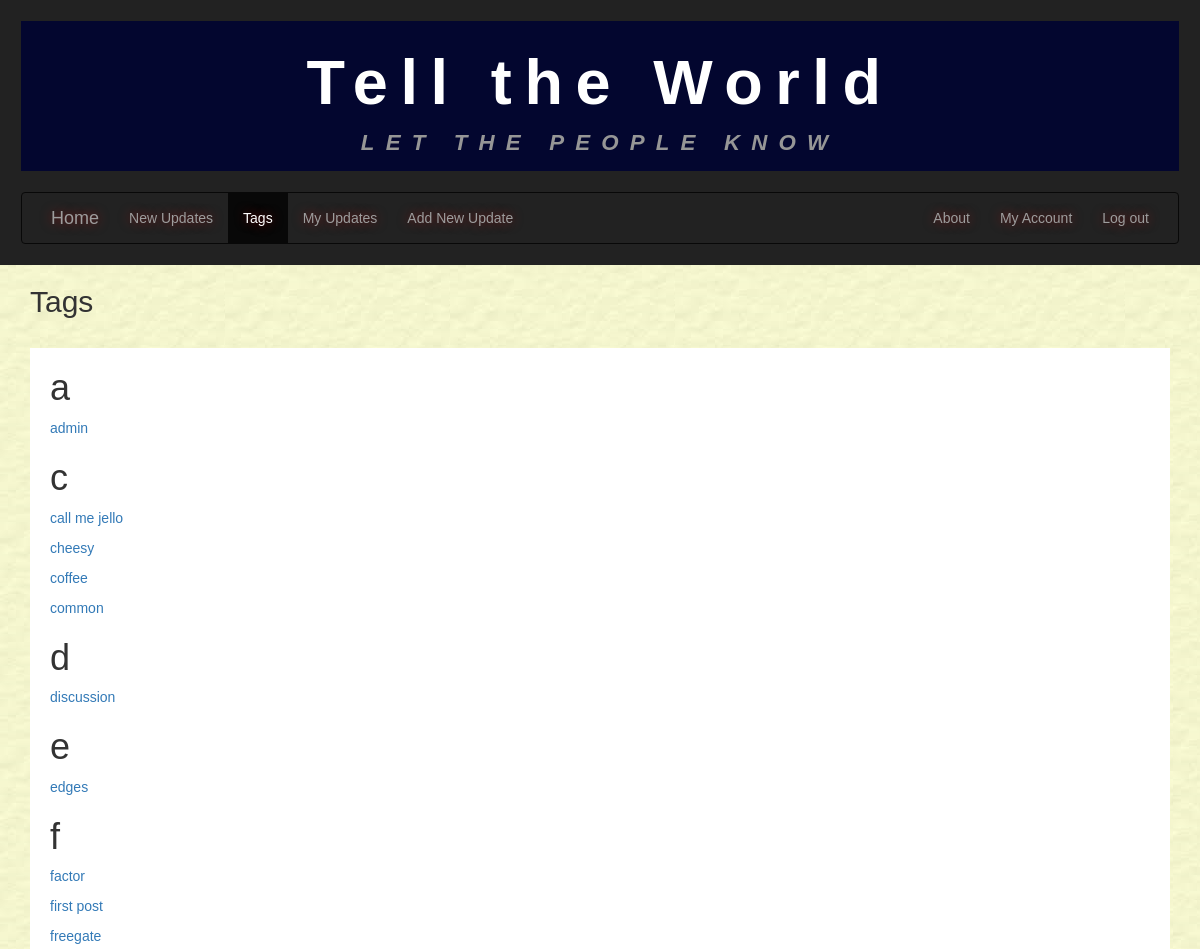
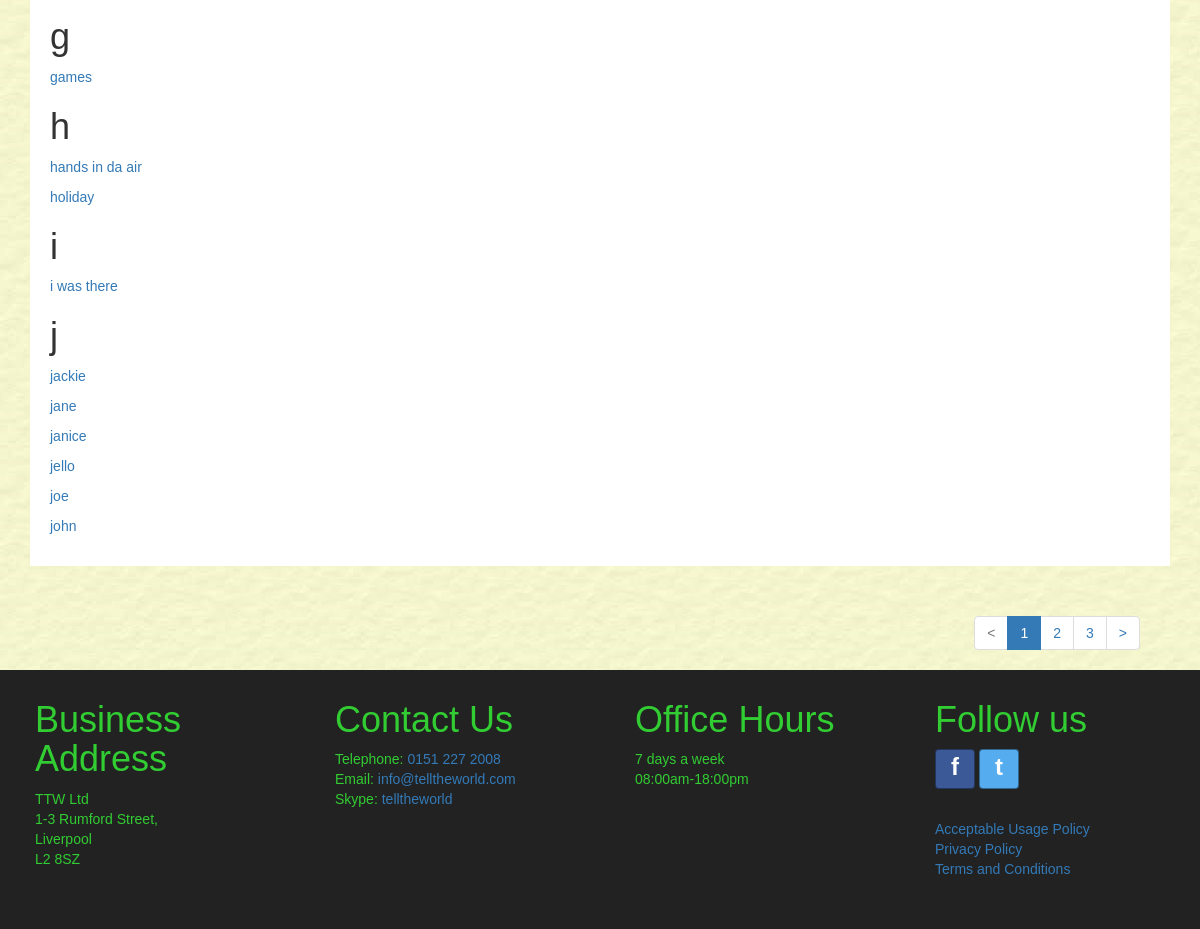
/tags/ (signed in), run on an earlier commit of the app's database (2 pictures, top to bottom).
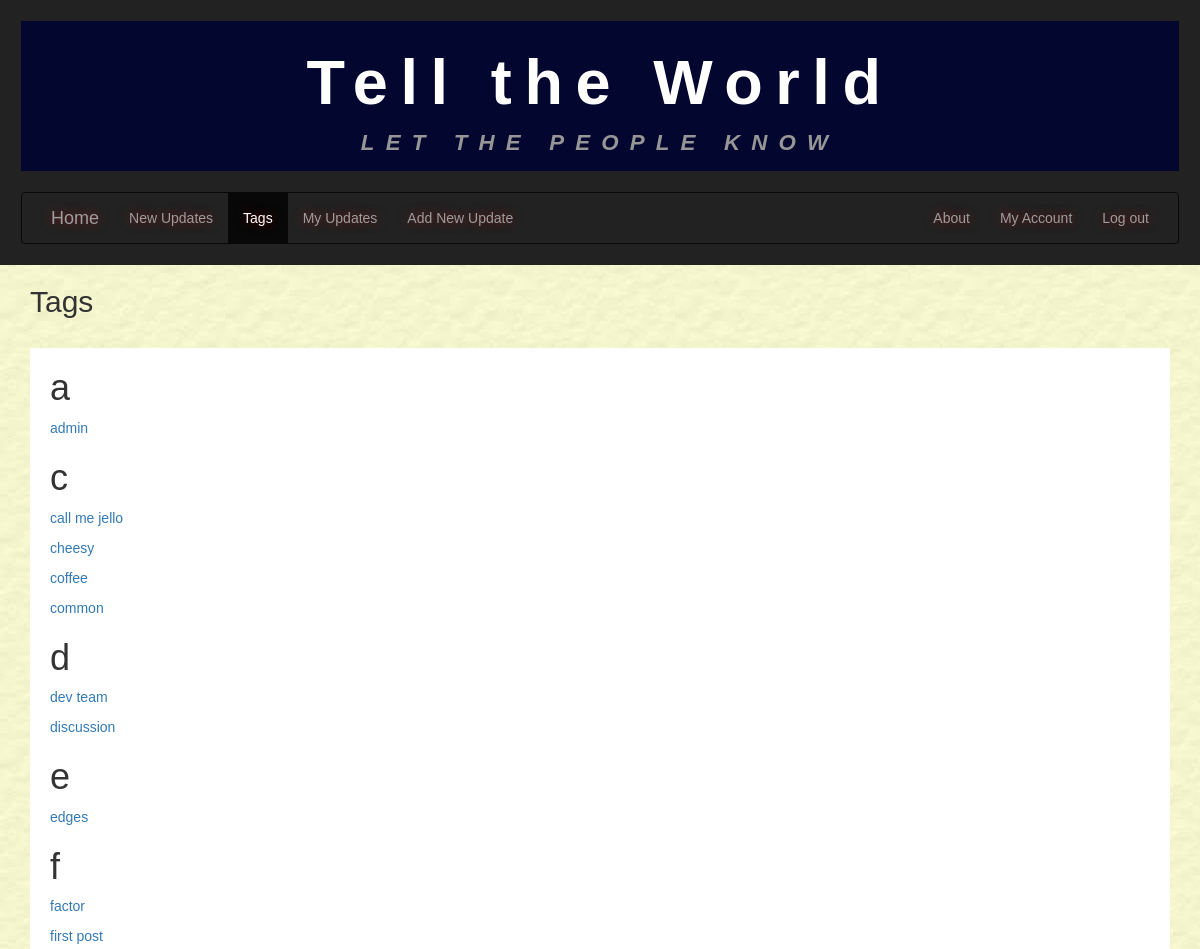
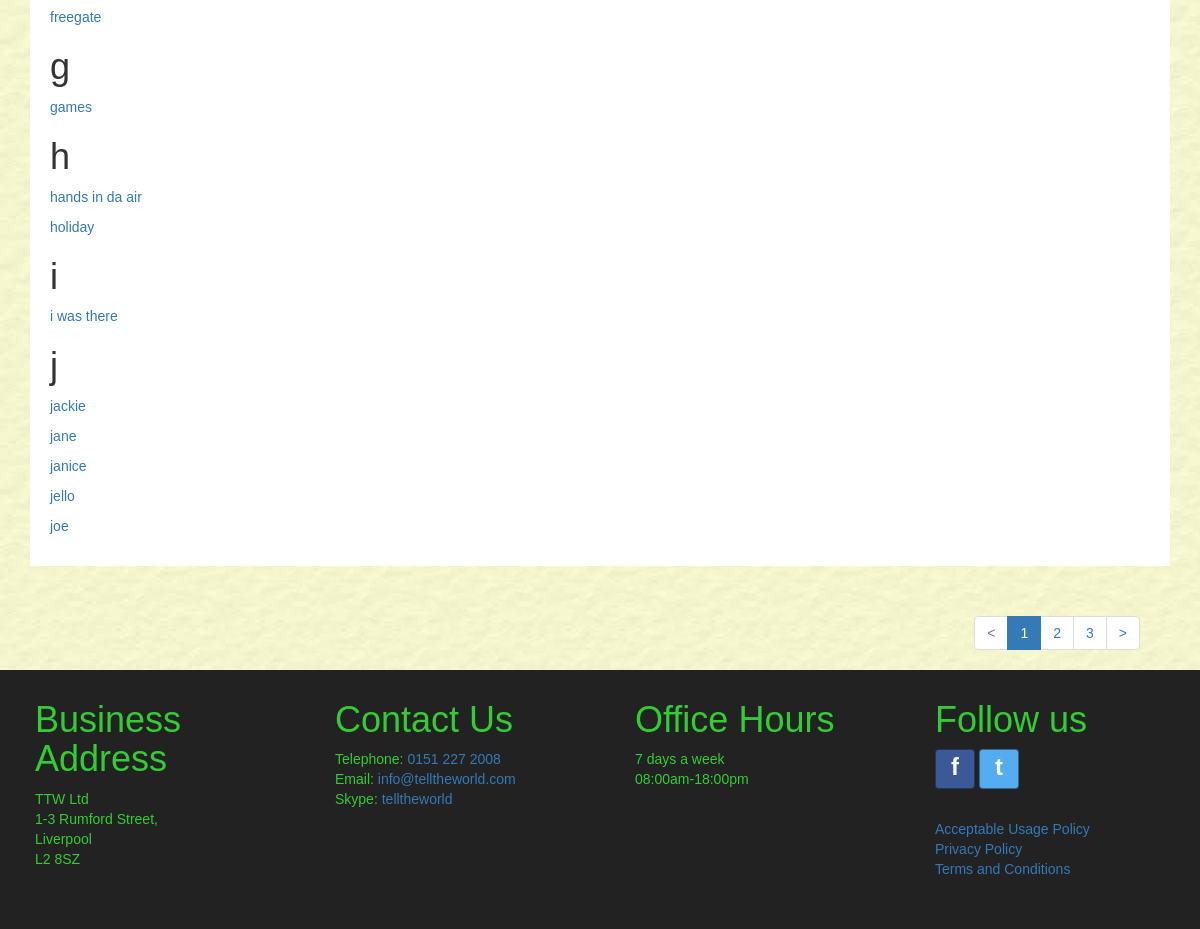
And on a later commit of the database (2 pictures, top to bottom).
### tellings/models.py (models this page shows, shortened)
class Tag(models.Model):
    tagID = models.AutoField(primary_key=True, db_column='tagID')
    tagName = models.CharField(max_length=15)
    @property
    def first_char(self):
        return self.tagName[0]
    class Meta:
        ordering = ['tagName']
        verbose_name = "Tag"
        verbose_name_plural = "Tags"

### tellings/views.py (the view)
# urls.py: path('tags/', TagListView.as_view(), name='tags'),
class TagListView(LoginRequiredMixin, generic.ListView):
    model = Tag
    paginate_by = 20
    http_method_names = ['get', 'post']

### tellings/templatetags/my_tags.py (called while the page is built)
@register.simple_tag(takes_context=True)
def param_replace(context, **kwargs):
    d = context['request'].GET.copy()
    for k, v in kwargs.items():
        d[k] = v
    for k in [k for k, v in d.items() if not v]:
        del d[k]
    return d.urlencode()

### tellings/templates/tellings/tag_list.html (shortened to what this page needs)
{% extends 'tellings/base.html' %}
{% block content %}
  <div class="container-fluid main-content">
    <div class="container allUserUpdates" id="userUpdates">
      <h2>Tags</h2>
      <div class="row white-inner-container">
        {% if tag_list %}
          {% regroup tag_list by first_char as first_char_list %}
          {% for sort_by_first_char in first_char_list %}
            <h1>{{ sort_by_first_char.grouper }}</h1>
              {% for item in sort_by_first_char.list %}
                <p>
                  <a href="{% url 'tellings:newupdates' %}?tagName={{ item.tagName }}" name="{{ item.tagName }}">{{ item.tagName }}</a>
                </p>
              {% endfor %}
           {% endfor %}
        {% else %}
          <p>No results found.</p>
        {% endif %}
      </div>
    </div>
  </div>
{% endblock %}

What changed in the data, as far as the page shows it:
no longer on this page (row unchanged): Tag: tagName "john", shown under "j"
added Tag: tagName "dev team", shown under "d"
